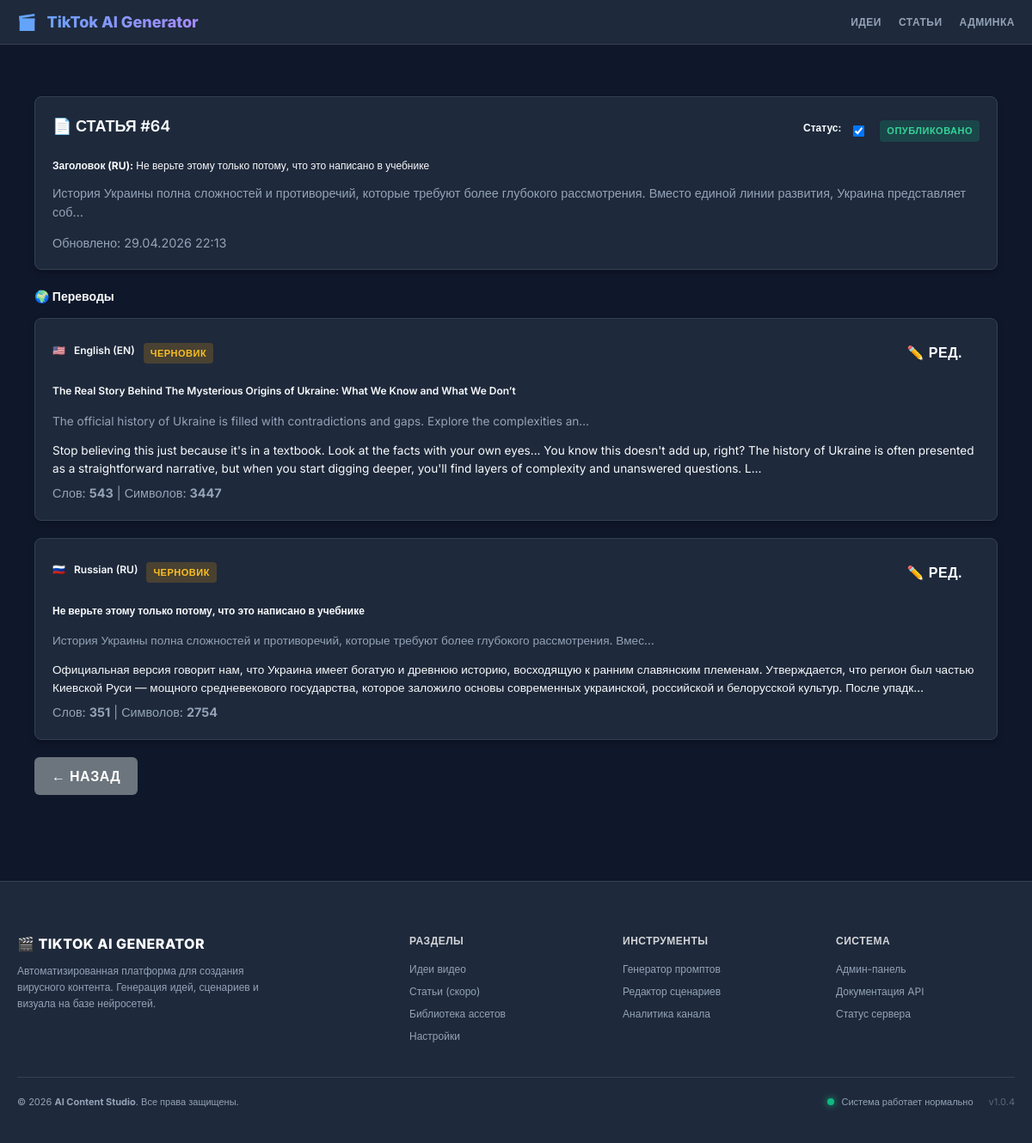
/article/64/edit/, run on an earlier commit of the app's database.
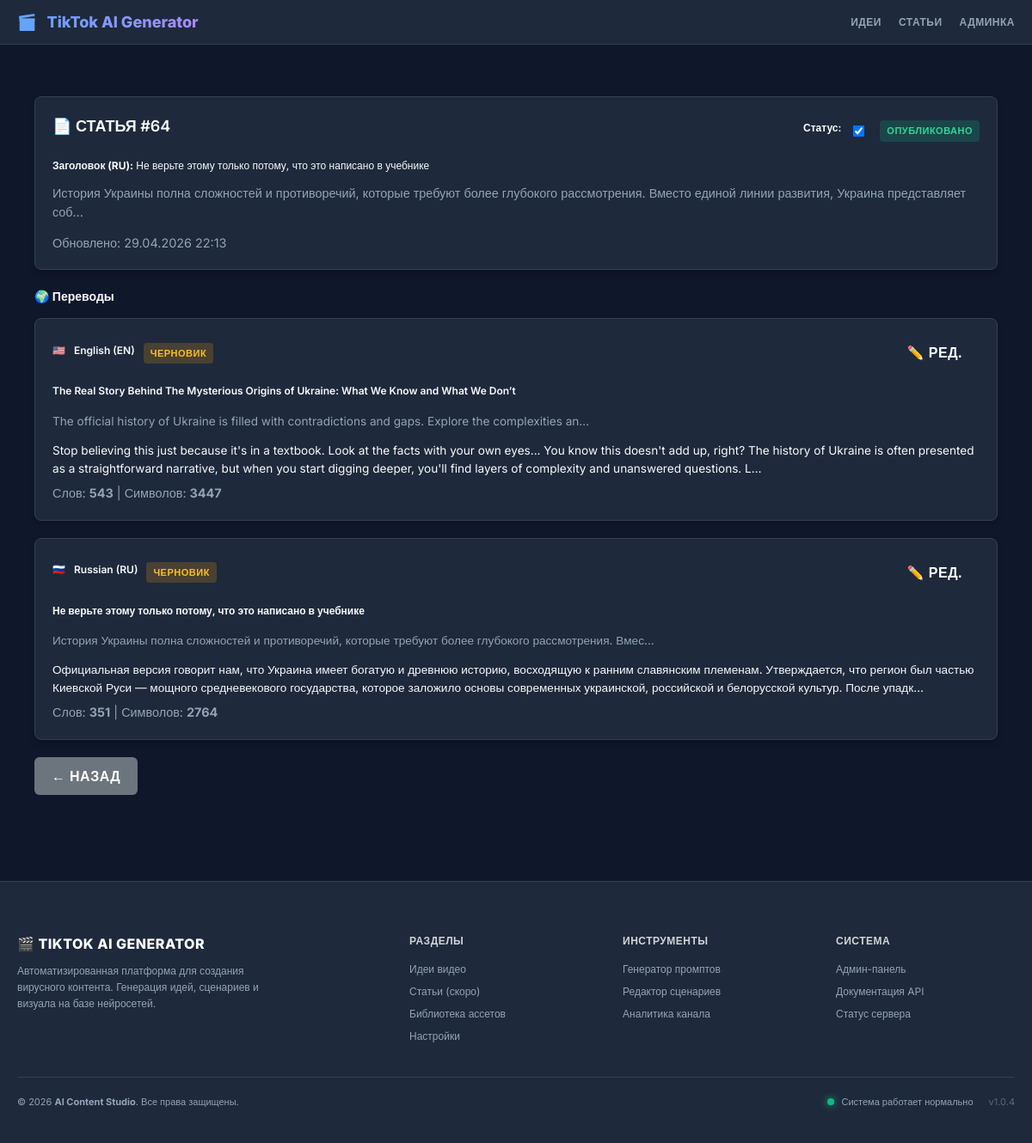
And on a later commit of the database.
### article/models.py (models this page shows, shortened)
class ArticleTranslation(models.Model):
    cluster = models.ForeignKey(
        ArticleCluster, on_delete=models.CASCADE, related_name='translations')
    language = models.ForeignKey(
        Language, on_delete=models.PROTECT, related_name='article_translations')
    title = models.CharField("Заголовок", max_length=255)
    description = models.TextField("Описание (SEO)", blank=True)
    content = models.TextField("Текст статьи")
    hashtags = models.CharField("Хештеги", max_length=255, blank=True)
    status = models.CharField("Статус", max_length=20, default='draft', choices=[
        ('draft', 'Черновик'),
        ('review', 'На проверке'),
        ('published', 'Опубликовано'),
        ('rejected', 'Отклонено'),
    ])
    created_at = models.DateTimeField(auto_now_add=True)
    updated_at = models.DateTimeField(auto_now=True)
    class Meta:
        verbose_name = "Перевод статьи"
        verbose_name_plural = "Переводы статей"
        unique_together = ('cluster', 'language')
        ordering = ['language__order']

class Language(models.Model):
    code = models.CharField("Код", max_length=5,
                            unique=True, help_text="en, ru, de...")
    name = models.CharField("Название", max_length=50)
    flag_emoji = models.CharField("Флаг", max_length=5, blank=True)
    is_active = models.BooleanField("Активен", default=True)
    order = models.PositiveIntegerField("Порядок", default=0)
    class Meta:
        ordering = ['order', 'name']
        verbose_name = "Язык"
        verbose_name_plural = "1. Языки"

### article/views.py (the view, shortened to what this page needs)
# urls.py: path('<int:pk>/edit/', views.article_editor, name='article_editor'),
def article_editor(request, pk):
    cluster = get_object_or_404(ArticleCluster, id=pk)
    translations = cluster.translations.all().order_by('language__order')
    main_trans = translations.filter(language__code='ru').first()
    if not main_trans:
        main_trans = translations.first()
    for t in translations:
        text = t.content or ""
        words, chars = count_text_stats(text)
        t.word_count = words
        t.char_count = chars
    context = {
        'cluster': cluster,
        'translations': translations,
        'main_trans': main_trans,
    }
    return render(request, 'article/editor.html', context)

### article/views.py (called while the page is built)
def count_text_stats(text):
    if not text:
        return 0, 0
    words = len(text.split())
    chars = len(text)
    return words, chars

### templates/article/editor.html (shortened to what this page needs)
{% extends 'base.html' %}
{% block content %}
<div class="container mt-4">
    <div class="card mb-4">
        <div class="card-header flex flex-between items-center">
            <h2>📄 Статья #{{ cluster.id }}</h2>
            <form method="post" class="flex items-center gap-2">
                <label class="text-bold mr-2">Статус:</label>
                <input type="checkbox" name="is_complete" value="on"
                       {% if cluster.is_complete %}checked{% endif %}
                       onchange="this.form.submit()">
                {% if cluster.is_complete %}
                    <span class="badge badge-done">Опубликовано</span>
                {% else %}
                    <span class="badge badge-work">В работе</span>
                {% endif %}
            </form>
        </div>
        <div class="card-body">
            {% if main_trans %}
                <p><strong>Заголовок (RU):</strong> {{ main_trans.title }}</p>
                <p class="text-muted">{{ main_trans.description|truncatechars:150 }}</p>
            {% else %}
                <p class="text-danger">Нет доступных переводов для предпросмотра.</p>
            {% endif %}
            <small class="text-muted">Обновлено: {{ cluster.updated_at|date:"d.m.Y H:i" }}</small>
        </div>
    </div>
    <h3 class="mb-3">🌍 Переводы</h3>
    {% if translations %}
        <div class="grid grid-cols-1 gap-4">
            {% for trans in translations %}
            <div class="card" id="block-{{ trans.language.code }}" data-init-words="{{ trans.words }}"
     data-init-chars="{{ trans.chars }}">
                <div class="card-header flex flex-between items-center">
                    <div class="flex items-center gap-2">
                        <span class="text-xl">
                            {% if trans.language.code == 'ru' %}🇷🇺
                            {% elif trans.language.code == 'en' %}🇺🇸
                            {% elif trans.language.code == 'de' %}🇩
                            {% elif trans.language.code == 'fr' %}🇫
                            {% endif %}
                        </span>
                        <span class="text-bold">{{ trans.language.name }} ({{ trans.language.code|upper }})</span>
                        <span class="badge {% if trans.status == 'published' %}badge-done{% elif trans.status == 'draft' %}badge-work{% else %}badge-new{% endif %}">
                            {{ trans.get_status_display }}
                        </span>
                    </div>
                    <button type="button" class="btn btn-sm btn-outline" onclick="toggleEditor('{{ trans.id }}')">
                        ✏️ Ред.
                    </button>
                </div>
                <div id="view-{{ trans.id }}" class="card-body">
                    <h4 class="text-bold">{{ trans.title }}</h4>
                    <p class="text-muted text-small">{{ trans.description|truncatechars:100 }}</p>
                    <div class="text-small" style="white-space: pre-wrap; max-height: 100px; overflow: hidden;">{{ trans.content|truncatechars:300 }}</div>
                </div>
                {% include 'article/includes/word_counter.html' %}
            </div>
            {% endfor %}
        </div>
    {% else %}
        <div class="alert alert-warning">У этого кластера пока нет созданных переводов.</div>
    {% endif %}
    <div class="mt-4">
        <a href="{% url 'article:dashboard' %}" class="btn btn-secondary">← Назад</a>
    </div>
</div>
{% endblock %}

### templates/article/includes/word_counter.html
<div class="mt-2 text-end text-muted small counter-display">
    Слов: <strong class="wc-words">{{ trans.word_count|default:0 }}</strong> |
    Символов: <strong class="wc-chars">{{ trans.char_count|default:0 }}</strong>
</div>

What changed in the data, as far as the page shows it:
changed ArticleTranslation "Не верьте этому только потому, что это написано в учебнике": char_count "2754" → "2764"
